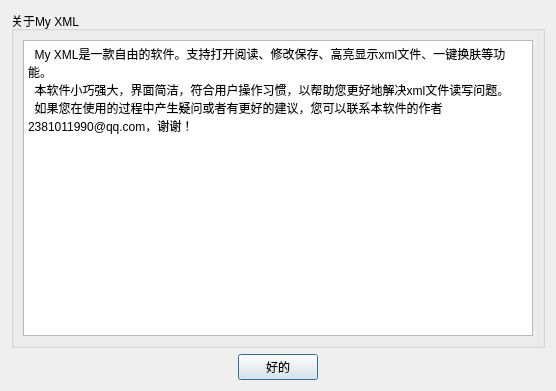
<?xml version="1.0" encoding="UTF-8"?>
<ui version="4.0">
 <class>ABOUTMYXML</class>
 <widget class="QDialog" name="ABOUTMYXML">
  <property name="geometry">
   <rect>
    <x>0</x>
    <y>0</y>
    <width>556</width>
    <height>391</height>
   </rect>
  </property>
  <property name="windowTitle">
   <string>关于</string>
  </property>
  <layout class="QVBoxLayout" name="verticalLayout_2">
   <item>
    <widget class="QGroupBox" name="groupBox">
     <property name="title">
      <string>关于My XML</string>
     </property>
     <layout class="QVBoxLayout" name="verticalLayout">
      <item>
       <widget class="QPlainTextEdit" name="plainTextEdit">
        <property name="readOnly">
         <bool>true</bool>
        </property>
        <property name="plainText">
         <string>  My XML是一款自由的软件。支持打开阅读、修改保存、高亮显示xml文件、一键换肤等功能。
  本软件小巧强大，界面简洁，符合用户操作习惯，以帮助您更好地解决xml文件读写问题。
  如果您在使用的过程中产生疑问或者有更好的建议，您可以联系本软件的作者2381011990@qq.com，谢谢！</string>
        </property>
       </widget>
      </item>
     </layout>
    </widget>
   </item>
   <item>
    <layout class="QHBoxLayout" name="horizontalLayout">
     <item>
      <spacer name="horizontalSpacer">
       <property name="orientation">
        <enum>Qt::Horizontal</enum>
       </property>
       <property name="sizeHint" stdset="0">
        <size>
         <width>40</width>
         <height>20</height>
        </size>
       </property>
      </spacer>
     </item>
     <item>
      <widget class="QPushButton" name="pushButton">
       <property name="text">
        <string>好的</string>
       </property>
      </widget>
     </item>
     <item>
      <spacer name="horizontalSpacer_2">
       <property name="orientation">
        <enum>Qt::Horizontal</enum>
       </property>
       <property name="sizeHint" stdset="0">
        <size>
         <width>40</width>
         <height>20</height>
        </size>
       </property>
      </spacer>
     </item>
    </layout>
   </item>
  </layout>
 </widget>
 <resources/>
 <connections/>
</ui>
